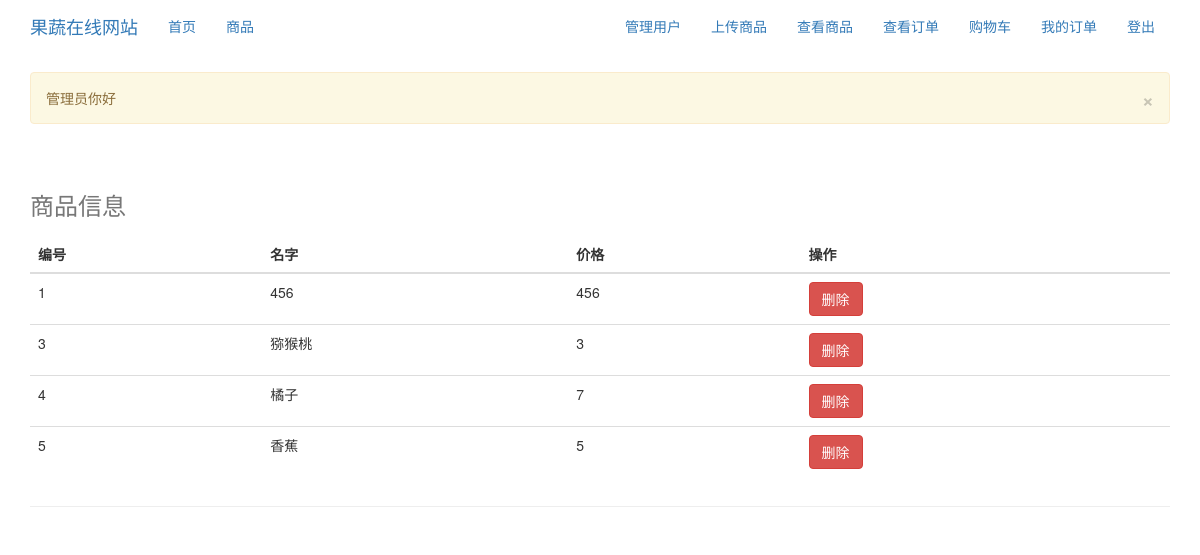
The app's page /admin_fruit (signed in), older data.
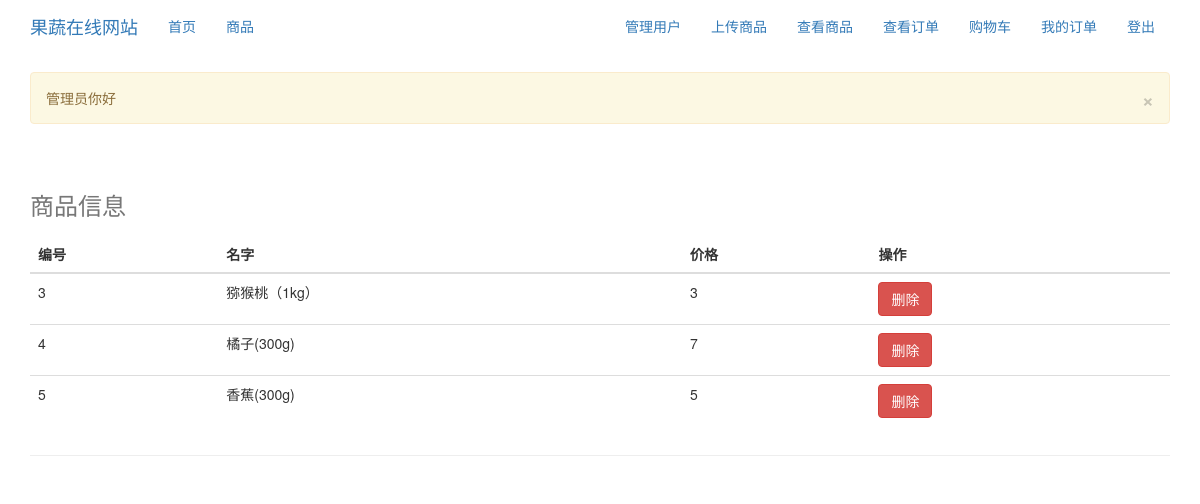
The same page, newer data.
### app/models.py (models this page shows, shortened)
class Fruits(db.Model):
    id = db.Column(db.Integer, primary_key=True)
    name = db.Column(db.String(64), index=True, unique=True)
    introduction = db.Column(db.String(1000))
    photo = db.Column(db.String(140))
    price = db.Column(db.Integer)

### app/views.py (the view)
@app.route('/admin_fruit')
@login_required
def admin_fruit():
    if g.user.is_admin():
        flash("管理员你好")
    else:
        flash("不是管理员,不能进入该页面")
        return redirect(url_for('goods'))
    allfruit = Fruits.query.filter_by().all()
    return render_template('admin_fruit.html', allfruit=allfruit)

### app/models.py (called while the page is built)
    def is_admin(self):
        return self.admin

### app/views.py (called while the page is built)
@app.before_request
def before_request():
    g.user = current_user

@lm.user_loader
def load_user(id):
    return User.query.get(int(id))

### app/templates/admin_fruit.html
{% extends "base.html" %}
{% block page_content %}
    <div class="page-header">
        <table class="table">
            <caption><h3>商品信息</h3></caption>
            <thead>
            <tr>
                <th>编号</th>
                <th>名字</th>
                <th>价格</th>
                <th>操作</th>
            </tr>
            </thead>
            <tbody>
            {% for user in allfruit %}
                <tr>
                    <td>{{ user.id }}</td>
                    <td>{{ user.name }}</td>
                    <td>{{ user.price }}</td>
                    <td><a class="btn btn-danger" href="{{ url_for("delete",id=user.id) }}">删除</a>
                </tr>
            {% endfor %}
            </tbody>
        </table>
    </div>
{% endblock %}

Row changes from the older to the newer data that the page shows:
removed Fruits: id "1", name "456", price "456"
changed Fruits id 3: name "猕猴桃" → "猕猴桃（1kg）"
changed Fruits id 4: name "橘子" → "橘子(300g)"
changed Fruits id 5: name "香蕉" → "香蕉(300g)"
